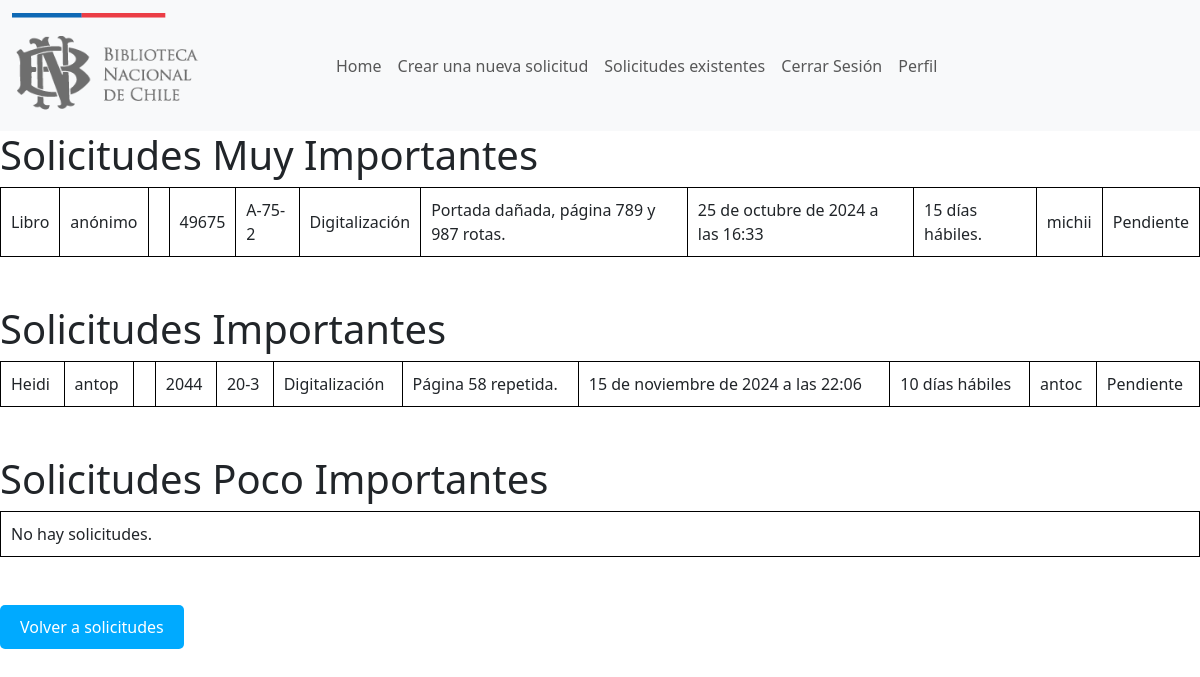
The app's page /prioridades_usuario/ (signed in) with its own data.
### Cuentas/models.py (models this page shows, shortened)
class Solicitudes(models.Model):
    ESTADOS = [
        ('Pendiente','Pendiente'),
        ('En proceso','En proceso'),
        ('Completada','Completada'),
        ('Rechazada','Rechazada')
    ]
    DEPARTAMENTOS = [
        ("placeholder","Seleccionar"),
        ("Extensión Cultural","Extensión Cultural"),
        ("Servicio de atención a usuarios","Servicio de atención a usuarios"),
        ("Conservación","Conservación"),
        ("Digitalización","Digitalización"),
        ("Depósito Legal","Depósito Legal"),
        ("Adquisiciones Bibliográficas","Adquisiciones Bibliográficas"),
        ("Depósito Legal Electrónico","Depósito Legal Electrónico"),
        ("Mapoteca","Mapoteca"),
        ("Láminas y estampas","Láminas y estampas"),
        ("Fotográfico y audiovisual","Fotográfico y audiovisual"),
        ("Periódicos","Periódicos"),
        ("Hemeroteca","Hemeroteca"),
        ("Fondo General","Fondo General"),
        ("Sección Chilena","Sección Chilena")
        ]
    Prioridad=[
        ("Muy Importante","Muy Importante"),
        ("Importante","Importante"),
        ("Poco Importante","Poco Importante")
    ]
    documento = models.CharField(max_length=100)
    autor = models.CharField(max_length=60,blank=True)
    fecha_publicación = models.CharField(max_length=20,blank=True)
    número_de_sistema = models.CharField(max_length=20,blank=True)
    ubicación = models.CharField(max_length=20,blank=True)
    departamento = models.CharField(max_length=60, choices=DEPARTAMENTOS,default="placeholder")
    nota = models.TextField(blank=True)
    fecha = models.DateTimeField(auto_now_add=True)
    plazo = models.CharField(max_length=20, blank=True)
    funcionario = models.CharField(max_length=60)
    estado = models.CharField(max_length=20, choices=ESTADOS, default='pendiente')
    prioridad= models.CharField(max_length=120, choices=Prioridad, default="Importante")
    class Meta:
        ordering = ['-fecha']  # Ordena por fecha de manera ascendente
        ordering = ['departamento']

### Cuentas/views.py (the view)
# urls.py: path('prioridades_usuario/', views.prioridades_usuario, name='prioridades_usuario'),
def prioridades_usuario(request):
    if request.user.is_authenticated:
        usuario = request.user.id
        department = Personal.objects.filter(name=usuario).values_list("sector", flat=True).first()
        if department is None:
            department = "placeholder"
        soli_MI = Solicitudes.objects.filter(prioridad="Muy Importante", departamento=department)
        soli_I = Solicitudes.objects.filter(prioridad="Importante", departamento=department)
        soli_PI = Solicitudes.objects.filter(prioridad="Poco Importante", departamento=department)
        return render(request, "prioridad_usuario.html", {
            "MI": soli_MI,
            "I": soli_I,
            "PI": soli_PI
        })

### Cuentas/templates/prioridad_usuario.html (shortened to what this page needs)
{% extends "master.html" %}
{% block content %}
<body>
    <h1>Solicitudes Muy Importantes</h1>
    <table>
        <tbody>
            {% for x in MI %}
                <tr>
                    <td>{{ x.documento }}</td>
                    <td>{{ x.autor }}</td>
                    <td>{{ x.fecha_publicación }}</td>
                    <td>{{ x.número_de_sistema }}</td>
                    <td>{{ x.ubicación }}</td>
                    <td>{{ x.departamento }}</td>
                    <td>{{ x.nota }}</td>
                    <td>{{ x.fecha }}</td>
                    <td>{{ x.plazo }}</td>
                    <td>{{ x.funcionario }}</td>
                    <td>{{ x.estado }}</a></td>
                </tr>
            {% empty %}
                <tr>
                    <td colspan="7">No hay solicitudes.</td>
                </tr>
            {% endfor %}
        </tbody>
    </table>
    <br>
    <br>
    <h1>Solicitudes Importantes</h1>
    <table>
        <tbody>
            {% for x in I %}
                <tr>
                    <td>{{ x.documento }}</td>
                    <td>{{ x.autor }}</td>
                    <td>{{ x.fecha_publicación }}</td>
                    <td>{{ x.número_de_sistema }}</td>
                    <td>{{ x.ubicación }}</td>
                    <td>{{ x.departamento }}</td>
                    <td>{{ x.nota }}</td>
                    <td>{{ x.fecha }}</td>
                    <td>{{ x.plazo }}</td>
                    <td>{{ x.funcionario }}</td>
                    <td>{{ x.estado }}</a></td>
                </tr>
            {% empty %}
                <tr>
                    <td colspan="7">No hay solicitudes.</td>
                </tr>
            {% endfor %}
        </tbody>
    </table>
    <br>
    <br>
    <h1>Solicitudes Poco Importantes</h1>
    <table>
        <tbody>
            {% for x in PI %}
                <tr>
                    <td>{{ x.id }}</td>
                    <td>{{ x.documento }}</td>
                    <td>{{ x.autor }}</td>
                    <td>{{ x.fecha_publicación }}</td>
                    <td>{{ x.número_de_sistema }}</td>
                    <td>{{ x.ubicación }}</td>
                    <td>{{ x.departamento }}</td>
                    <td>{{ x.nota }}</td>
                    <td>{{ x.fecha }}</td>
                    <td>{{ x.plazo }}</td>
                    <td>{{ x.funcionario }}</td>
                    <td>{{ x.estado }}</a></td>
                </tr>
            {% empty %}
                <tr>
                    <td colspan="7">No hay solicitudes.</td>
                </tr>
            {% endfor %}
        </tbody>
    </table>
    <br>
    <br>
    <a href="/mis_solicitudes">
        <button style="background-color: #00aaff; color: white; border: none; padding: 10px 20px; border-radius: 5px; cursor: pointer;">
            Volver a solicitudes
        </button>
    </a>
<br>
<br>
</body>
{% endblock %}

### Cuentas/templates/prioridad_usuario.html (style rules this page uses)
table { width: 100%; border-collapse: collapse; }
table, th, td { border: 1px solid black; }
th, td { padding: 10px; text-align: left; }

### records on screen
Solicitudes: documento "Libro", autor "anónimo", número_de_sistema "49675", ubicación "A-75-2", departamento "Digitalización", nota "Portada dañada, página 789 y 987 rotas.", fecha "25 de octubre de 2024 a las 16:33", plazo "15 días hábiles.", funcionario "michii", estado "Pendiente"
Solicitudes: documento "Heidi", autor "antop", número_de_sistema "2044", ubicación "20-3", departamento "Digitalización", nota "Página 58 repetida.", fecha "15 de noviembre de 2024 a las 22:06", plazo "10 días hábiles", funcionario "antoc", estado "Pendiente"
